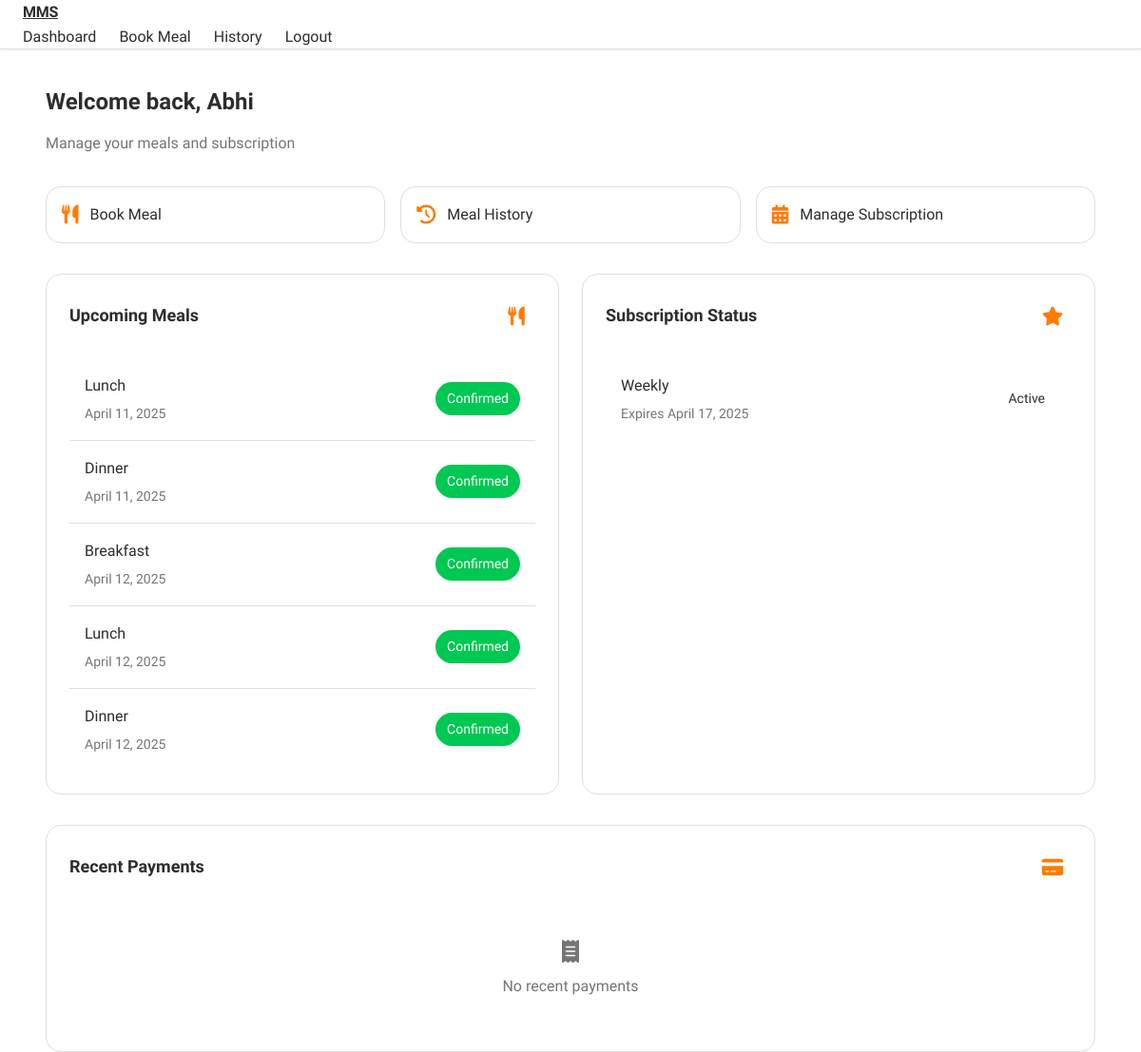
/dashboard (signed in), run on the app's committed database.
### models.py (models this page shows, shortened)
class User(UserMixin, db.Model):
    __tablename__ = 'users'
    id = db.Column(db.Integer, primary_key=True)
    username = db.Column(db.String(80), unique=True, nullable=False)
    email = db.Column(db.String(120), unique=True, nullable=False)
    password_hash = db.Column(db.String(128))
    role = db.Column(db.String(20), default='student')
    created_at = db.Column(db.DateTime, default=datetime.utcnow)
    last_login = db.Column(db.DateTime)
    is_active = db.Column(db.Boolean, default=False)
    email_verified = db.Column(db.Boolean, default=False)
    meals = db.relationship('Meal', backref='user', lazy=True)
    subscriptions = db.relationship('Subscription', backref='user', lazy=True)
    payments = db.relationship('Payment', backref='user', lazy=True)

class Meal(db.Model):
    __tablename__ = 'meals'
    id = db.Column(db.Integer, primary_key=True)
    user_id = db.Column(db.Integer, db.ForeignKey('users.id'), nullable=False)
    meal_type = db.Column(db.String(20), nullable=False)  # breakfast, lunch, dinner
    meal_date = db.Column(db.DateTime, nullable=False)
    status = db.Column(db.String(20), default='pending')  # pending, confirmed, cancelled
    payment_status = db.Column(db.String(20), default='unpaid')  # unpaid, paid, refunded
    dietary_preferences = db.Column(db.String(200))
    created_at = db.Column(db.DateTime, default=datetime.utcnow)
    subscription_id = db.Column(db.Integer, db.ForeignKey('subscriptions.id'), nullable=True)

class Subscription(db.Model):
    __tablename__ = 'subscriptions'
    id = db.Column(db.Integer, primary_key=True)
    user_id = db.Column(db.Integer, db.ForeignKey('users.id'), nullable=False)
    plan_type = db.Column(db.String(20), nullable=False)  # weekly, monthly
    start_date = db.Column(db.DateTime, nullable=False)
    end_date = db.Column(db.DateTime, nullable=False)
    status = db.Column(db.String(20), default='active')  # active, expired, cancelled
    stripe_subscription_id = db.Column(db.String(100), unique=True)
    created_at = db.Column(db.DateTime, default=datetime.utcnow)
    meals = db.relationship('Meal', backref='subscription', lazy=True)

### routes/main.py (the view)
@main_bp.route('/dashboard')
@login_required
def dashboard():
    active_subscription = Subscription.query.filter(
        and_(
            Subscription.user_id == current_user.id,
            Subscription.status == 'active',
            Subscription.end_date > datetime.utcnow()
        )
    ).first()
    upcoming_meals = Meal.query.filter(
        and_(
            Meal.user_id == current_user.id,
            Meal.meal_date > datetime.utcnow(),
            Meal.status != 'cancelled'
        )
    ).order_by(Meal.meal_date).limit(5).all()
    recent_payments = Payment.query.filter_by(
        user_id=current_user.id
    ).order_by(Payment.created_at.desc()).limit(3).all()
    return render_template('main/dashboard.html',
                           subscription=active_subscription,
                           upcoming_meals=upcoming_meals,
                           recent_payments=recent_payments)

### app.py (called while the page is built)
@login_manager.user_loader
def load_user(user_id):
    return User.query.get(int(user_id))

@app.before_request
def before_request():
    if current_user.is_authenticated:
        current_user.last_login = datetime.utcnow()
        db.session.commit()

### templates/main/dashboard.html (shortened to what this page needs)
{% extends "base.html" %}
{% block content %}
<div class="container">
    <div class="dashboard-header">
        <h1 class="dashboard-title">Welcome back, {{ current_user.username }}</h1>
        <p class="dashboard-subtitle">Manage your meals and subscription</p>
    </div>
    <div class="quick-actions">
        <a href="{{ url_for('main.meal_booking') }}" class="action-btn">
            <i class="fas fa-utensils"></i>
            <span>Book Meal</span>
        </a>
        <a href="{{ url_for('main.meal_history') }}" class="action-btn">
            <i class="fas fa-history"></i>
            <span>Meal History</span>
        </a>
        {% if subscription %}
        <a href="#" class="action-btn">
            <i class="fas fa-calendar-alt"></i>
            <span>Manage Subscription</span>
        </a>
        {% else %}
        <a href="{{ url_for('main.meal_booking') }}?type=subscription" class="action-btn">
            <i class="fas fa-star"></i>
            <span>Get Subscription</span>
        </a>
        {% endif %}
    </div>
    <div class="dashboard-grid">
        <div class="dashboard-card">
            <div class="card-header">
                <h2 class="card-title">Upcoming Meals</h2>
                <div class="card-icon">
                    <i class="fas fa-utensils"></i>
                </div>
            </div>
            {% if upcoming_meals %}
            <div class="list-container">
                {% for meal in upcoming_meals %}
                <div class="list-item">
                    <div class="item-info">
                        <span class="item-title">{{ meal.meal_type|title }}</span>
                        <span class="item-subtitle">{{ meal.meal_date.strftime('%B %d, %Y') }}</span>
                    </div>
                    <span class="status-badge status-{{ meal.status }}">{{ meal.status|title }}</span>
                </div>
                {% endfor %}
            </div>
            {% else %}
            <div class="empty-state">
                <i class="fas fa-calendar-xmark"></i>
                <p>No upcoming meals scheduled</p>
            </div>
            {% endif %}
        </div>
        <div class="dashboard-card">
            <div class="card-header">
                <h2 class="card-title">Subscription Status</h2>
                <div class="card-icon">
                    <i class="fas fa-star"></i>
                </div>
            </div>
            {% if subscription %}
            <div class="list-container">
                <div class="list-item">
                    <div class="item-info">
                        <span class="item-title">{{ subscription.plan_type|title }}</span>
                        <span class="item-subtitle">Expires {{ subscription.end_date.strftime('%B %d, %Y') }}</span>
                    </div>
                    <span class="status-badge status-{{ subscription.status }}">{{ subscription.status|title }}</span>
                </div>
            </div>
            {% else %}
            <div class="empty-state">
                <i class="fas fa-ticket"></i>
                <p>No active subscription</p>
                <a href="{{ url_for('main.meal_booking') }}?type=subscription" class="btn btn-primary">Get Started</a>
            </div>
            {% endif %}
        </div>
    </div>
    <div class="dashboard-card">
        <div class="card-header">
            <h2 class="card-title">Recent Payments</h2>
            <div class="card-icon">
                <i class="fas fa-credit-card"></i>
            </div>
        </div>
        {% if recent_payments %}
        <div class="list-container">
            {% for payment in recent_payments %}
            <div class="list-item">
                <div class="item-info">
                    <span class="item-title">${{ "%.2f"|format(payment.amount) }}</span>
                    <span class="item-subtitle">{{ payment.created_at.strftime('%B %d, %Y') }}</span>
                </div>
                <span class="status-badge status-{{ payment.status }}">{{ payment.status|title }}</span>
            </div>
            {% endfor %}
        </div>
        {% else %}
        <div class="empty-state">
            <i class="fas fa-receipt"></i>
            <p>No recent payments</p>
        </div>
        {% endif %}
    </div>
</div>
{% endblock %}

### templates/base.html (shortened to what this page needs)
<!DOCTYPE html>
<html lang="en">
<head>
    <link rel="stylesheet" href="https://cdnjs.cloudflare.com/ajax/libs/font-awesome/6.0.0/css/all.min.css">
    <link rel="stylesheet" href="{{ url_for('static', filename='css/apple.css') }}">
</head>
<body>
    <nav class="navbar">
        <div class="container">
            <a href="{{ url_for('main.index') }}" class="heading">MMS</a>
            <div class="nav-links" role="navigation" aria-label="Main navigation">
                {% if current_user.is_authenticated %}
                    <a href="{{ url_for('main.dashboard') }}" class="nav-link">Dashboard</a>
                    <a href="{{ url_for('main.meal_booking') }}" class="nav-link">Book Meal</a>
                    <a href="{{ url_for('main.meal_history') }}" class="nav-link">History</a>
                    <a href="{{ url_for('auth.logout') }}" class="nav-link">Logout</a>
                {% else %}
                    <a href="{{ url_for('auth.login') }}" class="nav-link">Login</a>
                    <a href="{{ url_for('auth.register') }}" class="btn btn-primary">Register</a>
                {% endif %}
            </div>
        </div>
    </nav>
    <div class="container">
        {% block content %}{% endblock %}
    </div>
</body>
</html>

### static/css/apple.css (style rules this page uses)
:root { --primary-color: #ff7b00; --secondary-color: #4a4a4a; --success-color: #00c853; --danger-color: #ff3d00; --warning-color: #ffa000; --info-color: #00b0ff; --background: #ffffff; --card-background: #ffffff; --text-primary: #2d2d2d; --text-secondary: #757575; --border-color: #e0e0e0; --font-family: 'Inter', -apple-system, BlinkMacSystemFont, sans-serif; --font-size-xs: 0.75rem; --font-size-sm: 0.875rem; --font-size-base: 1rem; --font-size-lg: 1.125rem; --font-size-xl: 1.25rem; --font-size-2xl: 1.5rem; --spacing-xs: 0.375rem; --spacing-sm: 0.75rem; --spacing-md: 1rem; --spacing-lg: 1.5rem; --spacing-xl: 2rem; --nav-height: 64px; --container-max-width: 1280px; --border-radius-sm: 8px; --border-radius-md: 12px; --border-radius-lg: 16px; --border-radius-full: 9999px; }
body { background-color: var(--background); font-family: var(--font-family); -webkit-font-smoothing: antialiased; -moz-osx-font-smoothing: grayscale; line-height: 1.6; color: var(--text-primary); }
.container { max-width: var(--container-max-width); margin: 0 auto; padding: 0 var(--spacing-lg); }
.navbar { background: rgba(255, 255, 255, 0.8); backdrop-filter: saturate(180%) blur(20px); -webkit-backdrop-filter: saturate(180%) blur(20px); box-shadow: 0 1px 3px rgba(0,0,0,0.08); position: fixed; width: 100%; top: 0; z-index: 1000; border-bottom: 1px solid var(--border-color); }
.nav-links { display: flex; align-items: center; gap: var(--spacing-lg); }
.nav-link { color: var(--text-primary); text-decoration: none; font-weight: 500; font-size: var(--font-size-base); transition: color 0.2s ease; position: relative; }
.nav-link::after { content: ''; position: absolute; width: 100%; height: 2px; bottom: -4px; left: 0; background-color: var(--primary-color); transform: scaleX(0); transition: transform 0.2s ease; }
.status-badge { padding: var(--spacing-xs) var(--spacing-sm); border-radius: var(--border-radius-full); font-size: var(--font-size-sm); font-weight: 600; }
.status-confirmed { background: var(--success-color); color: white; }
.list-item { display: flex; justify-content: space-between; align-items: center; padding: var(--spacing-md); border-bottom: 1px solid var(--border-color); transition: background-color 0.2s ease; }
.list-item:last-child { border-bottom: none; }
.heading { font-weight: 700; letter-spacing: -0.02em; color: var(--text-primary); }

### templates/base.html (style rules this page uses)
* { margin: 0; padding: 0; box-sizing: border-box; }
body { font-family: 'SF Pro Display', -apple-system, BlinkMacSystemFont, sans-serif; padding-top: calc(var(--nav-height) + var(--spacing-lg)); min-height: 100vh; background: var(--background); color: var(--text-primary); }
.container { max-width: var(--container-max-width); margin: 0 auto; padding: 0 var(--spacing-lg); }

### data on the page
User: username "Abhi"
Meal: meal_type "Lunch", meal_date "April 11, 2025", status "Confirmed"
Meal: meal_type "Dinner", meal_date "April 11, 2025", status "Confirmed"
Meal: meal_type "Breakfast", meal_date "April 12, 2025", status "Confirmed"
Meal: meal_type "Lunch", meal_date "April 12, 2025", status "Confirmed"
Meal: meal_type "Dinner", meal_date "April 12, 2025", status "Confirmed"
Subscription: plan_type "Weekly", end_date "April 17, 2025", status "Active"
